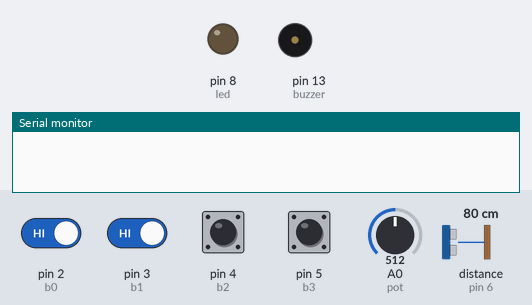
A sketch run on a simulated Arduino Uno, built with avr-gcc and run on an emulated ATmega328P. On the bench: output pins drawn as LEDs (lit = HIGH), buzzer (waves = sounding), the last lines printed to the serial monitor. Dashed ring = blinking. The test bench sets the inputs (shaded band); at power-on: pin 2 (b0), pin 3 (b1), pin 4 (b2), pin 5 (b3) HIGH, distance to the obstacle (sensor on pin 6) 80 cm, A0 (pot) = 512. The echo pulse lasts 58.3 µs per cm; pins used as bus, display or sensor lines are not drawn.

Above: at 0.8 s.
0.9 s: pin 2 (b0) driven LOW and pin 3 (b1) driven LOW
3.9 s: distance to the obstacle (sensor on pin 6) set to 124 cm
6.9 s: distance to the obstacle (sensor on pin 6) set to 134 cm
At 8.3 s:
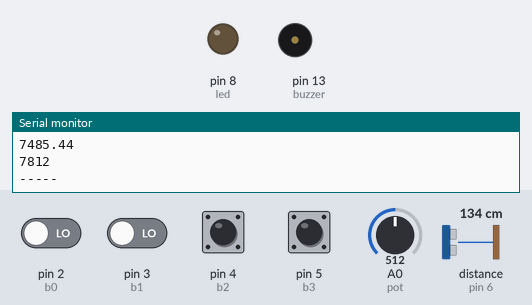
8.7 s: A0 (pot) set to 526
10.2 s: A0 (pot) set to 551
At 10.43 s:
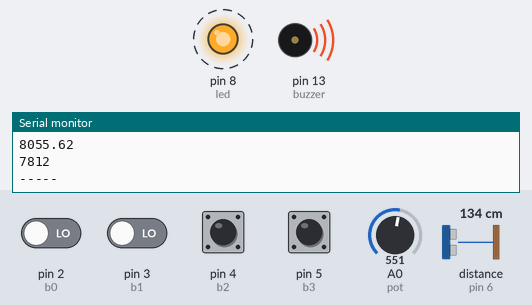
13.2 s: A0 (pot) set to 511
At 14.2 s:
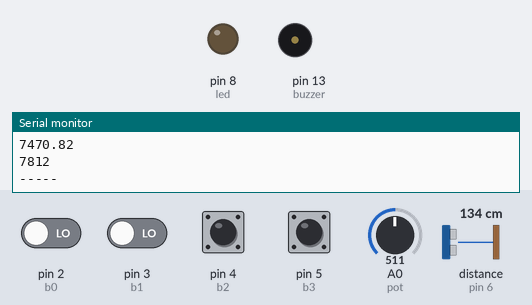
Timing chart, 0 to 16.0 s (numbered marks = the images above; inputs shaded):
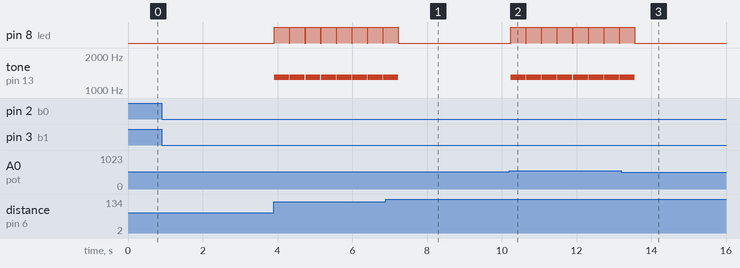

Measured:
- the behaviour switches between 534 and 535 on A0 (pot) (found by bisection; images 1 and 2)
- after the input at 0.9 s, every drawn part: stays the same
- after the input at 6.9 s, pin 8 (led): goes on until 7.2 s, then stays LOW; tone on pin 13 (buzzer): goes on until 7.2 s, then stays silent
- after the input at 10.2 s, pin 8 (led): alternates HIGH for 0.40 s and LOW for 0.02 s, starting at once; tone on pin 13 (buzzer): alternates 1300 Hz for 0.40 s and silent for 0.02 s, starting at once
- after the input at 13.2 s, pin 8 (led): goes on until 13.6 s, then stays LOW; tone on pin 13 (buzzer): goes on until 13.6 s, then stays silent
- by itself, pin 8 (led): alternates HIGH for 0.40 s and LOW for 0.02 s
- by itself, tone on pin 13 (buzzer): alternates 1300 Hz for 0.40 s and silent for 0.02 s

The sketch:

codigoArduino.ino
```cpp
#include <SoftwareSerial.h>

// Definição dos pinos utilizados no projeto
#define b0 2       // Botão 0
#define b1 3       // Botão 1
#define b2 4       // Botão 2
#define b3 5       // Botão 3
#define led 8      // LED indicador
#define pot A0     // Potenciômetro para ajuste de sensibilidade
#define trig 7     // Pino de disparo do sensor ultrassônico
#define echo 6     // Pino de eco do sensor ultrassônico
#define buzzer 13  // Buzzer para alarme sonoro

int senha[4];      // Array para armazenar a senha de desativação do alarme
double sense = 1.0; // Valor inicial da sensibilidade (ajustável via potenciômetro)

void defSen(); // Protótipo da função para definir a senha

// Função setup, executada uma vez ao reiniciar o Arduino
void setup(){
  pinMode(b0, INPUT_PULLUP); // Configura os botões com resistores de pull-up
  pinMode(b1, INPUT_PULLUP);
  pinMode(b2, INPUT_PULLUP);
  pinMode(b3, INPUT_PULLUP);
  pinMode(echo, INPUT);      // Configura o pino de eco como entrada
  pinMode(trig, OUTPUT);     // Configura o pino de disparo como saída
  pinMode(led, OUTPUT);      // Configura o LED como saída
  pinMode(buzzer, OUTPUT);   // Configura o buzzer como saída
  Serial.begin(9600);        // Inicia a comunicação serial a 9600 bps
  defSen();                  // Chama função para definir a senha inicial
}

// Função para verificar se todos os botões estão despressionados
bool allDown(){
  return !(digitalRead(b0) == LOW || digitalRead(b1) == LOW || digitalRead(b2) == LOW || digitalRead(b3) == LOW);
}

// Função para identificar qual botão foi pressionado
int butPress(){
  if (digitalRead(b0) == LOW) return 0;
  else if (digitalRead(b1) == LOW) return 1;
  else if (digitalRead(b2) == LOW) return 2;
  else if (digitalRead(b3) == LOW) return 3;
}

// Função para medir a distância usando o sensor ultrassônico
long measure(){
  digitalWrite(trig, LOW);
  delayMicroseconds(2);
  digitalWrite(trig, HIGH);
  delayMicroseconds(5);
  digitalWrite(trig, LOW);

  return pulseIn(echo, HIGH);
}

// Função para definir a senha de desativação do alarme
void defSen(){
  while(allDown());
  senha[0] = butPress();
  delay(1000);
  while(allDown());
  senha[1] = butPress();
  delay(1000);
  while(allDown());
  senha[2] = butPress();
  delay(1000);
  while(allDown());
  senha[3] = butPress();
}

// Função para verificar a senha digitada e desativar o alarme
bool lockDown(){
  int i = 0;
  while(i < 4){
    while(allDown());
    if(butPress() == senha[i]) i++;
    else i = 0;
    delay(100);
  }
  return true;
}

// Função loop, executada repetidamente
void loop(){
  sense = 14.62 * analogRead(pot); // Ajusta a sensibilidade com base no potenciômetro
  Serial.println(sense);
  Serial.println(measure());
  Serial.println("-----");
  if(measure() < sense){
    tone(buzzer, 1300);  // Ativa o buzzer
    digitalWrite(led, HIGH);  // Acende o LED
    while(!lockDown());  // Aguarda a senha correta para desativar
    noTone(buzzer);      // Desativa o buzzer
    digitalWrite(led, LOW);  // Apaga o LED
  }
}
```

codigoTinkercad.cc
```cpp
#include <SoftwareSerial.h>

// Definição dos pinos utilizados no projeto
#define b0 2       // Botão 0
#define b1 3       // Botão 1
#define b2 4       // Botão 2
#define b3 5       // Botão 3
#define led 8      // LED indicador
#define pot A0     // Potenciômetro para ajuste de sensibilidade
#define trig 7     // Pino de disparo do sensor ultrassônico
#define echo 6     // Pino de eco do sensor ultrassônico
#define buzzer 13  // Buzzer para alarme sonoro

int senha[4];      // Array para armazenar a senha de desativação do alarme
double sense = 1.0; // Valor inicial da sensibilidade (ajustável via potenciômetro)

void defSen(); // Protótipo da função para definir a senha

// Função setup, executada uma vez ao reiniciar o Arduino
void setup(){
  pinMode(b0, INPUT_PULLUP); // Configura os botões com resistores de pull-up
  pinMode(b1, INPUT_PULLUP);
  pinMode(b2, INPUT_PULLUP);
  pinMode(b3, INPUT_PULLUP);
  pinMode(echo, INPUT);      // Configura o pino de eco como entrada
  pinMode(trig, OUTPUT);     // Configura o pino de disparo como saída
  pinMode(led, OUTPUT);      // Configura o LED como saída
  pinMode(buzzer, OUTPUT);   // Configura o buzzer como saída
  Serial.begin(9600);        // Inicia a comunicação serial a 9600 bps
  defSen();                  // Chama função para definir a senha inicial
}

// Função para verificar se todos os botões estão despressionados
bool allDown(){
  return !(digitalRead(b0) == LOW || digitalRead(b1) == LOW || digitalRead(b2) == LOW || digitalRead(b3) == LOW);
}

// Função para identificar qual botão foi pressionado
int butPress(){
  if (digitalRead(b0) == LOW) return 0;
  else if (digitalRead(b1) == LOW) return 1;
  else if (digitalRead(b2) == LOW) return 2;
  else if (digitalRead(b3) == LOW) return 3;
}

// Função para medir a distância usando o sensor ultrassônico
long measure(){
  digitalWrite(trig, LOW);
  delayMicroseconds(2);
  digitalWrite(trig, HIGH);
  delayMicroseconds(5);
  digitalWrite(trig, LOW);

  return pulseIn(echo, HIGH);
}

// Função para definir a senha de desativação do alarme
void defSen(){
  while(allDown());
  senha[0] = butPress();
  delay(1000);
  while(allDown());
  senha[1] = butPress();
  delay(1000);
  while(allDown());
  senha[2] = butPress();
  delay(1000);
  while(allDown());
  senha[3] = butPress();
}

// Função para verificar a senha digitada e desativar o alarme
bool lockDown(){
  int i = 0;
  while(i < 4){
    while(allDown());
    if(butPress() == senha[i]) i++;
    else i = 0;
    delay(100);
  }
  return true;
}

// Função loop, executada repetidamente
void loop(){
  sense = 14.62 * analogRead(pot); // Ajusta a sensibilidade com base no potenciômetro
  Serial.println(sense);
  Serial.println(measure());
  Serial.println("-----");
  if(measure() < sense){
    tone(buzzer, 1300);  // Ativa o buzzer
    digitalWrite(led, HIGH);  // Acende o LED
    while(!lockDown());  // Aguarda a senha correta para desativar
    noTone(buzzer);      // Desativa o buzzer
    digitalWrite(led, LOW);  // Apaga o LED
  }
}
```
